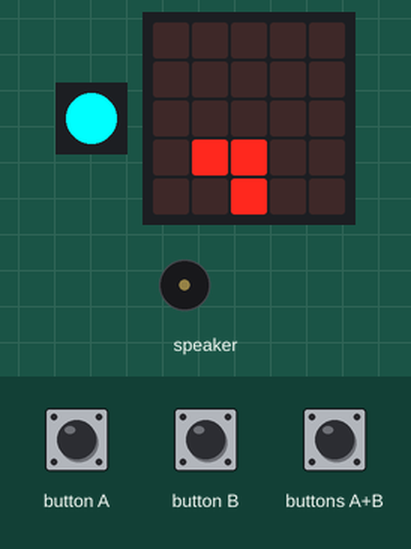
This program was run on a simulated Calliope mini (MakeCode). Shown: 1 RGB LEDs in strip order, left to right, the board's 5×5 LED display, buzzer (waves = sounding). The inputs (shaded band) are chosen by the test bench. Random numbers come from a fixed seed.

Above: at 1.2 s.
1.3 s: button A pressed for 0.15 s
At 1.62 s:
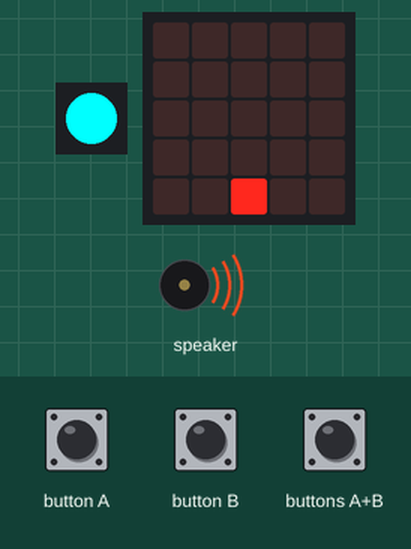
2.0 s: buttons A+B pressed for 0.15 s
At 2.43 s:
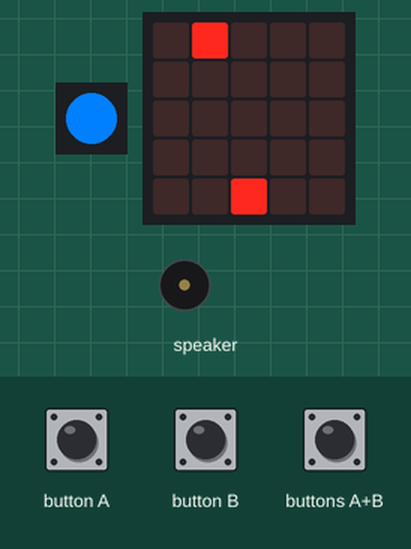
2.7 s: button B pressed for 0.15 s
At 3.02 s:
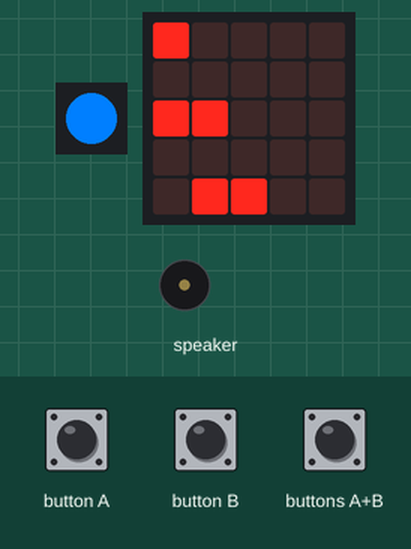
3.4 s: buttons A+B pressed for 1 s
At 4.7 s:
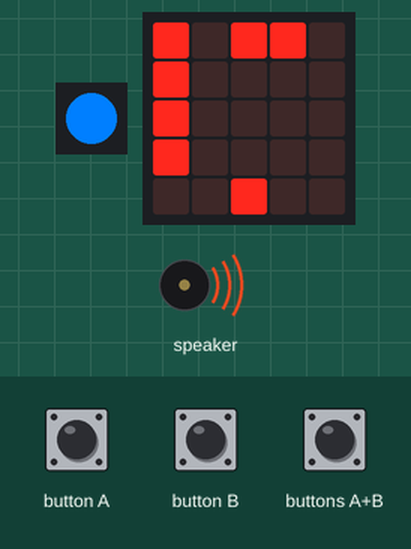
5.0 s: button A pressed for 0.15 s
At 5.64 s:
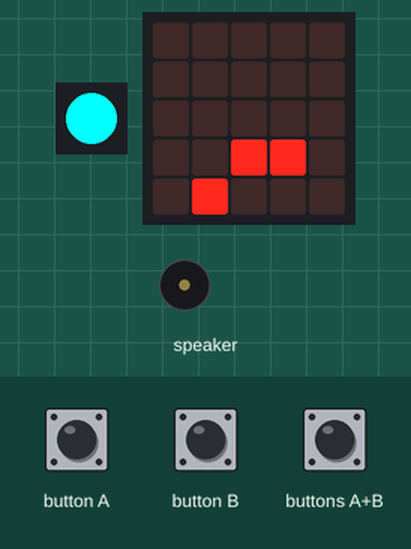
5.7 s: button B pressed for 0.15 s
At 6.97 s:
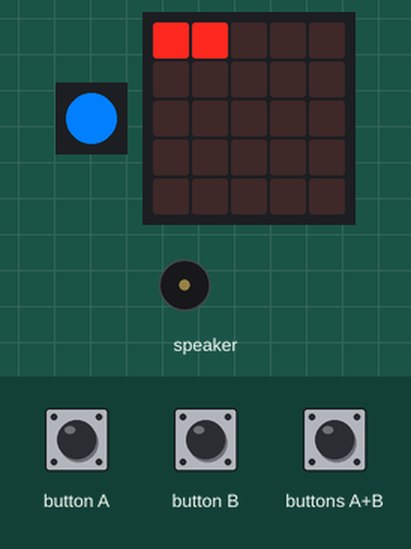
Timing chart, 0 to 9.2 s (numbered marks = the images above; inputs shaded):
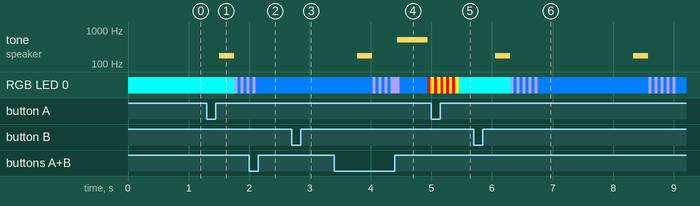

The program:

main.ts
```typescript
input.onButtonEvent(Button.A, input.buttonEventClick(), function () {
    led.toggle(Spieler, 4)
    if (Spieler > 0) {
        Spieler += -1
    }
    led.plot(Spieler, 4)
})
input.onButtonEvent(Button.AB, input.buttonEventClick(), function () {
    Position = 0
    for (let Feuer = 0; Feuer <= 3; Feuer++) {
        led.plot(Position, 3 - Feuer)
        basic.pause(10)
    }
    if (Position == Invader || Position == Invader + 1) {
        music.playTone(523, music.beat(BeatFraction.Whole))
        for (let Index = 0; Index <= 4; Index++) {
            basic.setLedColor(0xff0000)
            basic.pause(50)
            basic.setLedColor(0xffff00)
            basic.pause(50)
        }
        basic.setLedColor(0x00ffff)
    }
    basic.pause(100)
    for (let Feuer = 0; Feuer <= 3; Feuer++) {
        led.toggle(Position, Feuer)
    }
})
input.onButtonEvent(Button.B, input.buttonEventClick(), function () {
    led.toggle(Spieler, 4)
    if (Spieler > 0) {
        Spieler += 1
    }
    led.plot(Spieler, 4)
})
let Invader = 0
let Position = 0
let Spieler = 0
basic.setLedColor(0x00ffff)
Spieler = 2
led.plot(Spieler, 4)
let Treffer = false
basic.forever(function () {
    Invader = randint(0, 3)
    for (let Index = 0; Index <= 4; Index++) {
        if (Treffer == false) {
            led.plot(Invader, Index)
            led.plot(Invader + 1, Index)
            basic.pause(300)
            led.toggle(Invader, Index)
            led.toggle(Invader + 1, Index)
        } else if (false) {
            Index = 0
            Invader = randint(0, 3)
            Treffer = false
        }
    }
    music.playTone(175, music.beat(BeatFraction.Half))
    for (let Index = 0; Index <= 4; Index++) {
        basic.setLedColor(0xb09eff)
        basic.pause(50)
        basic.setLedColor(0x007fff)
        basic.pause(50)
    }
})
```

test.ts
```typescript
// Hier kann man Tests durchführen; diese Datei wird nicht kompiliert, wenn dieses Paket als Erweiterung verwendet wird.
```

Measured:
- by itself, tone on speaker: alternates 175 Hz for 0.25 s and silent for 2.0 s
